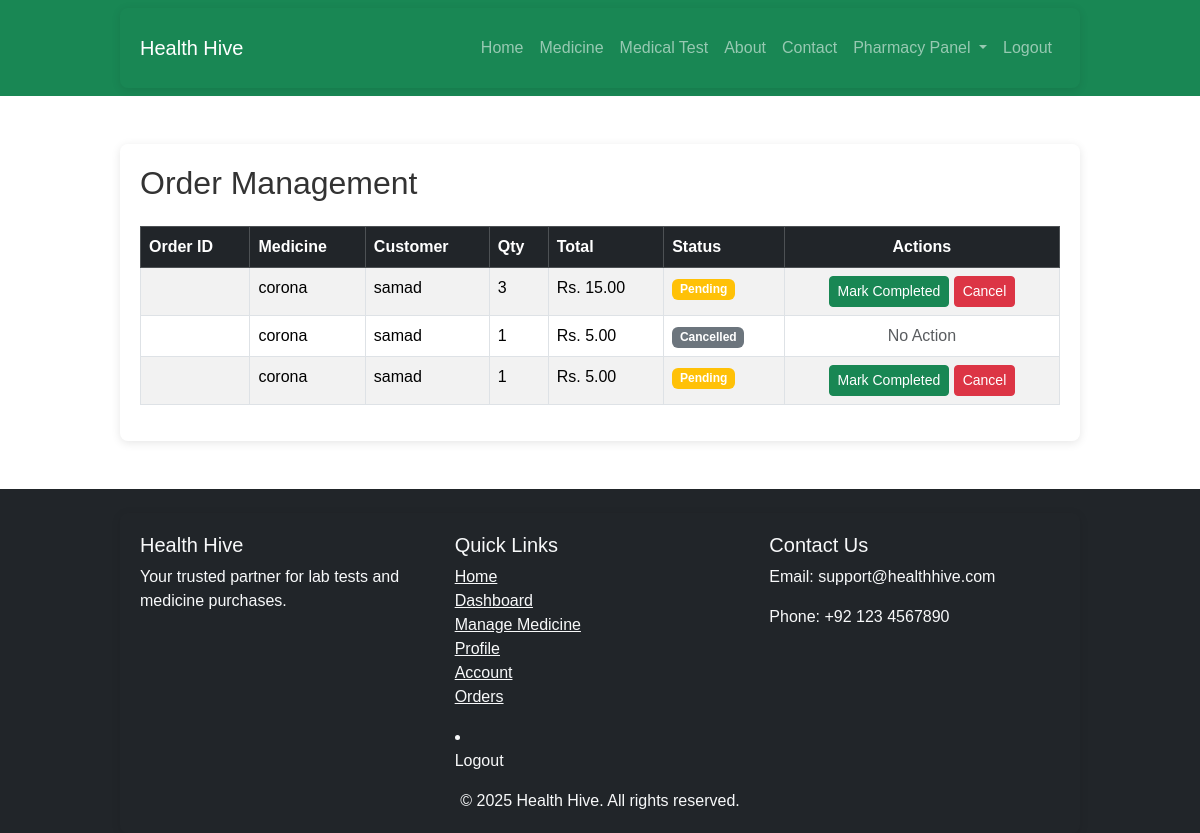
The page /pharmacy/orders.php (signed in) on the database its author committed.
### tables this page shows
CREATE TABLE `medicine_orders` (
  `id` int(11) NOT NULL,
  `pharmacy_id` int(11) DEFAULT NULL,
  `user_id` int(11) DEFAULT NULL,
  `medicine_id` int(11) DEFAULT NULL,
  `quantity` int(11) NOT NULL,
  `total_amount` decimal(10,2) NOT NULL,
  `status` enum('pending','completed','failed','cancelled') DEFAULT 'pending',
  `order_date` datetime DEFAULT current_timestamp(),
  `delivery_address` text DEFAULT NULL,
  `payment_method` enum('card','cash','delivery') DEFAULT 'cash',
  `payment_status` enum('pending','completed','failed') DEFAULT 'pending',
  `transaction_id` int(11) DEFAULT NULL,
  `admin_note` text DEFAULT NULL,
  `created_at` datetime DEFAULT current_timestamp(),
  `updated_at` datetime DEFAULT current_timestamp() ON UPDATE current_timestamp()
);

CREATE TABLE `medicines` (
  `id` int(11) NOT NULL,
  `pharmacy_id` int(11) NOT NULL,
  `name` varchar(255) NOT NULL,
  `brand` varchar(255) DEFAULT NULL,
  `generic` varchar(255) DEFAULT NULL,
  `category` varchar(100) DEFAULT NULL,
  `price` decimal(10,2) NOT NULL,
  `discount` decimal(5,2) DEFAULT 0.00,
  `stock` int(11) NOT NULL,
  `description` text DEFAULT NULL,
  `image` varchar(255) DEFAULT NULL,
  `status` tinyint(1) DEFAULT 1,
  `is_available` tinyint(1) DEFAULT 1,
  `created_at` timestamp NOT NULL DEFAULT current_timestamp()
);

CREATE TABLE `users` (
  `id` int(11) NOT NULL,
  `name` varchar(100) NOT NULL,
  `email` varchar(100) NOT NULL,
  `password` varchar(255) NOT NULL,
  `store_name` varchar(255) DEFAULT NULL,
  `logo_path` varchar(255) DEFAULT NULL,
  `phone` varchar(15) DEFAULT NULL,
  `address` text DEFAULT NULL,
  `license_number` varchar(50) DEFAULT NULL,
  `license_expiry_date` date DEFAULT NULL,
  `role` enum('user','lab','pharmacy','admin') NOT NULL,
  `status` varchar(50) DEFAULT NULL,
  `created_at` timestamp NOT NULL DEFAULT current_timestamp()
);

### pharmacy/orders.php (the view, shortened to what this page needs)
<?php
require_once __DIR__ . '/../header.php';
$pharmacy_id = $_SESSION['user_id'];
$sql = "SELECT mo.*, m.name AS medicine_name, u.name AS user_name
        FROM medicine_orders mo
        JOIN medicines m ON mo.medicine_id = m.id
        JOIN users u ON mo.user_id = u.id
        WHERE mo.pharmacy_id = ?";
$stmt = $conn->prepare($sql);
$stmt->bind_param("i", $pharmacy_id);
$stmt->execute();
$result = $stmt->get_result();
?>
<div class="container mt-5">
    <h2 class="mb-4">Order Management</h2>
    <table class="table table-bordered table-striped">
        <thead class="table-dark">
            <tr>
                <th>Order ID</th>
                <th>Medicine</th>
                <th>Customer</th>
                <th>Qty</th>
                <th>Total</th>
                <th>Status</th>
                <th class="text-center">Actions</th>
            </tr>
        </thead>
        <tbody>
        <?php while($row = $result->fetch_assoc()) { ?>
            <tr>
                <td><?= htmlspecialchars($row['order_id']) ?></td>
                <td><?= htmlspecialchars($row['medicine_name']) ?></td>
                <td><?= htmlspecialchars($row['user_name']) ?></td>
                <td><?= htmlspecialchars($row['quantity']) ?></td>
                <td>Rs. <?= number_format($row['total_amount'], 2) ?></td>
                <td>
                    <span class="badge bg-<?=
                        $row['status'] == 'pending' ? 'warning' :
                        ($row['status'] == 'completed' ? 'primary' :
                        ($row['status'] == 'failed' ? 'danger' :
                        ($row['status'] == 'cancelled' ? 'secondary' : 'info')))
                    ?>">
                        <?= ucfirst($row['status']) ?>
                    </span>
                </td>
                <td class="text-center">
                    <?php if ($row['status'] == 'pending') { ?>
                        <a href="update_order_status.php?id=<?= $row['id'] ?>&status=completed" class="btn btn-success btn-sm">Mark Completed</a>
                     <a href="update_order_status.php?id=<?= $row['id'] ?>&status=cancelled" class="btn btn-danger btn-sm">Cancel</a>
                    <?php } elseif ($row['status'] == 'completed') { ?>
                        <span class="text-success">Completed</span>
                    <?php } elseif ($row['status'] == 'failed' || $row['status'] == 'cancelled') { ?>
                        <span class="text-muted">No Action</span>
                    <?php } else { ?>
                        <span class="text-muted">Unknown Status</span>
                    <?php } ?>
                </td>
            </tr>
        <?php } ?>
        </tbody>
    </table>
</div>
<?php
require_once __DIR__ . '/../footer.php';
?>

### assets/css/style.css (style rules this page uses)
* { margin: 0; padding: 0; box-sizing: border-box; }
body { font-family: Arial, sans-serif; color: #333; }
.container { width: 80%; margin: 0 auto; padding: 20px; box-shadow: 0 2px 10px rgba(0, 0, 0, 0.1); border-radius: 8px; }

### rows shown on the page
medicine_orders: medicine.name "corona", user.name "samad", quantity "3", total_amount "15.00", status "Pending"
medicine_orders: medicine.name "corona", user.name "samad", quantity "1", total_amount "5.00", status "Cancelled", shows "No Action"
medicine_orders: medicine.name "corona", user.name "samad", quantity "1", total_amount "5.00", status "Pending"
